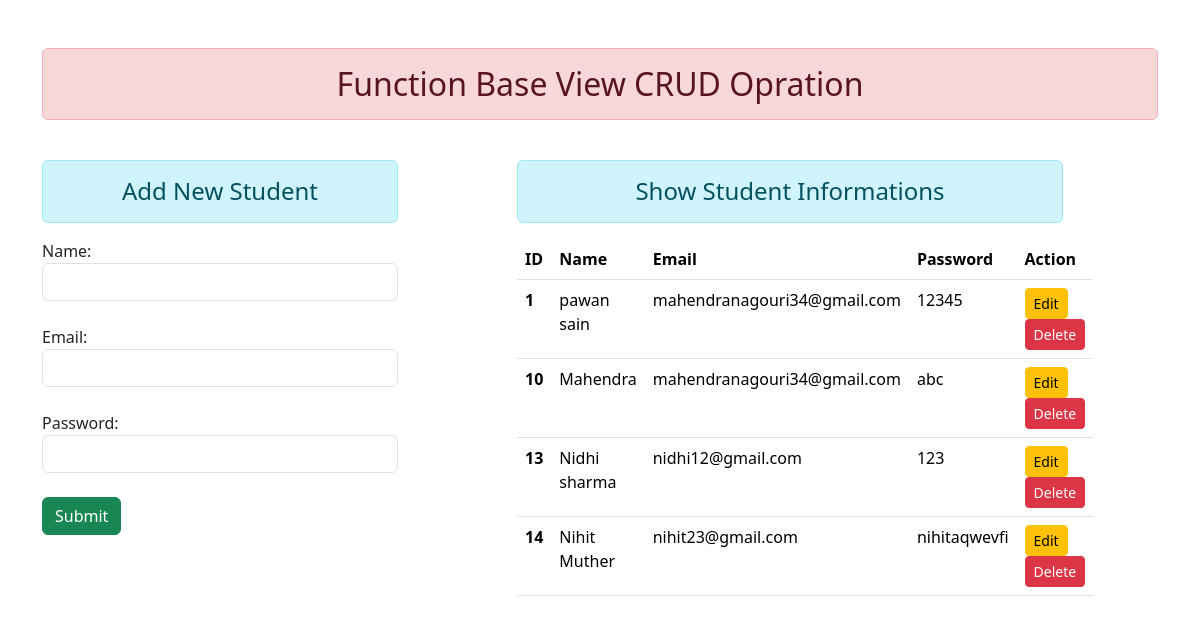
The page / on the database its author committed.
### myapp/models.py (models this page shows)
class Student(models.Model):
    Uname = models.CharField(max_length=100)
    email = models.EmailField()
    password = models.CharField(max_length=100)

### myapp/views.py (the view)
# urls.py: path('',views.add_show,name='Home'),
def add_show(request):
    print("mahendra")
    if request.method == 'POST':
        Uname = request.POST['Uname']
        email = request.POST['email']
        password =request.POST['password']
        student = Student(Uname=Uname, email=email, password=password)
        student.save()
        return redirect('/')
    else:
        fm = StudentForm()
        data = Student.objects.all()
    return render(request, 'add_and_data_show.html', {'form': fm, 'data':data})

### myapp/forms.py
class StudentForm(forms.Form):
    class Meta:
        model = Student
        fields = ['Uname','email','password']
        widgets ={
            'Uname': forms.TextInput(attrs ={'class':'form-control'}),
            'email': forms.EmailInput(attrs ={'class':'form-control'}),
            'password': forms.PasswordInput(attrs ={'class':'form-control'})
        }

### myapp/template/add_and_data_show.html (shortened to what this page needs)
{% extends "base.html" %} {% block content %}
<div class="row">
  <div class="col-sm-4">
    <br />
    <h4 class="text-center alert alert-info">Add New Student</h4>
    <form action="" method="post">
      <label for="Name">Name: &nbsp;&nbsp;&nbsp;&nbsp;</label>
      <input type="text" id="Uname" name="Uname" class="form-control" /> <br />
      <label for="email">Email:&nbsp;&nbsp;&nbsp;&nbsp;&nbsp;&nbsp; </label>
      <input type="email" id="email" name="email" class="form-control" /><br />
      <label for="password">Password:</label>
      <input type="password" id="password" name="password" class="form-control" />
      <br />
      <input type="submit" class="btn btn-success" value="Submit" />
    </form>
  </div>
  <div class="col-sm-6 offset-1">
    <br />
    <h4 class="text-center alert alert-info">Show Student Informations</h4>
    {% if data %}
    <table class="table">
      <thead>
        <tr>
          <th scope="col">ID</th>
          <th scope="col">Name</th>
          <th scope="col">Email</th>
          <th scope="col">Password</th>
          <th scope="col">Action</th>
        </tr>
      </thead>
      {% for i in data %}
      <tbody>
        <tr>
          <th scope="row">{{i.id}}</th>
          <td>{{i.Uname}}</td>
          <td>{{i.email}}</td>
          <td>{{i.password}}</td>
          <td>
            <a href="{% url 'update' i.id %}" class="btn btn-warning btn-sm">Edit</a>
            <a href="{% url 'delete' i.id %}" class="btn btn-danger btn-sm">Delete</a>
          </td>
        </tr>
      </tbody>
      {% endfor %}
    </table>
    {% else %}
    <h4 class="text-center alert alert-warning">Not Records</h4>
    {% endif %}
  </div>
</div>
{% endblock content %}

### myapp/template/base.html (shortened to what this page needs)
<!DOCTYPE html>
{% load static %}
<html lang="en">
  <head>
    <link rel="stylesheet" href="{% static 'eronall/CSS/bootstrap.css' %}" />
  </head>
  <body>
    <div class="container mt-5">
      <h2 class="text-center alert alert-danger">
        Function Base View CRUD Opration
      </h2>
      {% block content %} {% endblock content %}
    </div>
  </body>
</html>

### rows shown on the page
Student: id "1", Uname "pawan sain", email "mahendranagouri34@gmail.com", password "12345"
Student: id "10", Uname "Mahendra", email "mahendranagouri34@gmail.com", password "abc"
Student: id "13", Uname "Nidhi sharma", email "nidhi12@gmail.com", password "123"
Student: id "14", Uname "Nihit Muther", email "nihit23@gmail.com", password "nihitaqwevfi"
